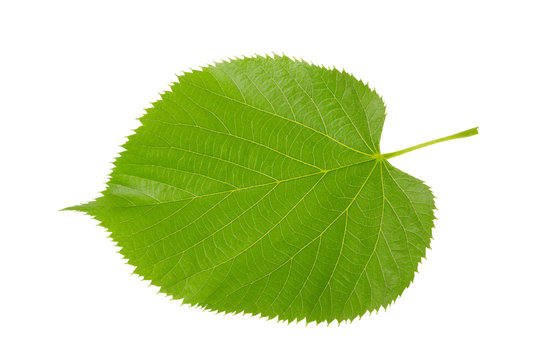
#> input picture images/linden/360_F_87763805_A1AnNLMpZMJ61iMwEaYlircvfXb0irdj.jpg, 541 x 360 px; its folder holds only this picture in this run
$ python -i image_optimizer.py   (imports and definitions only)
#> lines starting #> are read from the running program, lines starting #| are printed output that depends on the picture; after the words box and inside, x2 and y2 are one past the last pixel; in counts of white or black regions, pixels touching at a corner belong together
import os
import cv2
import numpy as np


def generate_leaf_contour_image(input_path, output_path, target_size=(224, 224)):
    # 1. Kép beolvasása
#> called with output_path = 'out.png', target_size = (224, 224)
    img = cv2.imread(input_path)
#> img is the input picture: shape (360, 541, 3); mean B, G, R 171.4, 222, 205.6
    if img is None:
        print(f"Hiba: {input_path} nem tölthető be.")
        return False

    # 2. Szürkeárnyalatos + elmosás
    gray = cv2.cvtColor(img, cv2.COLOR_BGR2GRAY)
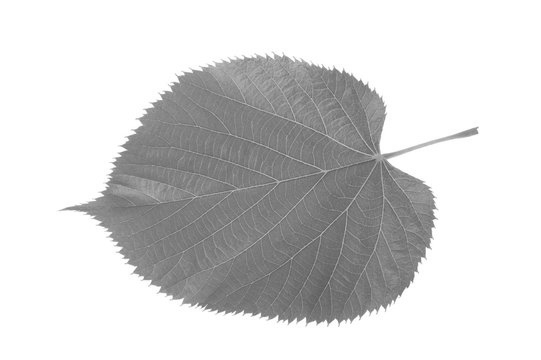
#> gray: shape (360, 541); min 81, max 255, mean 211.3
    blurred = cv2.GaussianBlur(gray, (5, 5), 0)

    # 3. Küszöbölés + kontúr keresés
    _, thresh = cv2.threshold(blurred, 60, 255, cv2.THRESH_BINARY_INV + cv2.THRESH_OTSU)
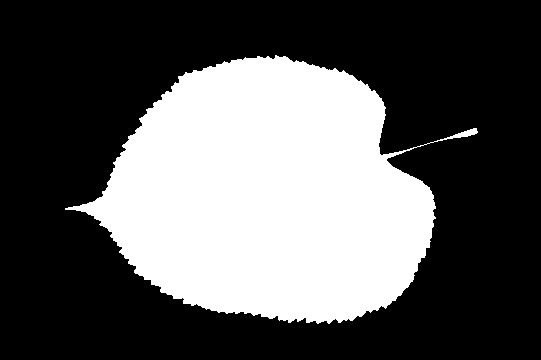
#> thresh: shape (360, 541); 34.7% white; 1 white region
    contours, _ = cv2.findContours(thresh, cv2.RETR_EXTERNAL, cv2.CHAIN_APPROX_SIMPLE)
#> contours = 1 contour; box (x1, y1, x2, y2) and area: (65, 55, 478, 324) 66882

    # 4. Kontúrok rajzolása fekete háttérre
    contour_img = np.zeros_like(gray)
    cv2.drawContours(contour_img, contours, -1, (255), thickness=2)
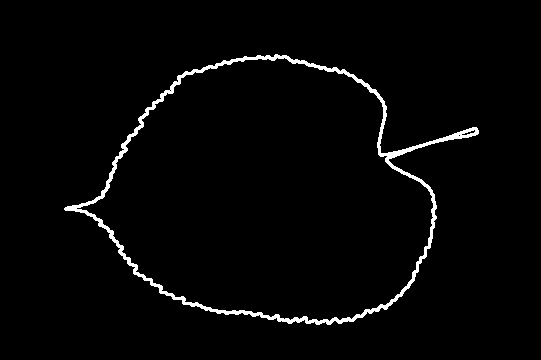
#> contour_img: shape (360, 541); 2.3% white; 1 white region, box (x1, y1, x2, y2) and area: (64, 54, 479, 325) 4485

    # 5. Átméretezés
    resized = cv2.resize(contour_img, target_size)
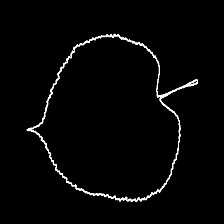
#> resized: shape (224, 224); min 0, max 255, mean 5.9

    # 6. Mentés
    cv2.imwrite(output_path, resized)
    return True


def generate_contour_dataset(input_root, output_root, target_size=(224, 224)):
    count_by_class = {}
    total = 0

    for root, dirs, files in os.walk(input_root):
        for file in files:
            if file.lower().endswith(('.jpg', '.jpeg', '.png')):
                input_path = os.path.join(root, file)

                # Kategória neve mappa alapján
                relative_path = os.path.relpath(root, input_root)
                output_dir = os.path.join(output_root, relative_path)
                os.makedirs(output_dir, exist_ok=True)

                output_path = os.path.join(output_dir, file)

                success = generate_leaf_contour_image(input_path, output_path, target_size)

                if success:
                    total += 1
                    count_by_class[relative_path] = count_by_class.get(relative_path, 0) + 1

    # Eredmények kiírása
    print(f"\nÖsszesen {total} képet dolgoztunk fel.")
    for cls, count in sorted(count_by_class.items()):
        print(f"  └── {cls}: {count} kép")


#   Elérési útvonalakat
# [5 lines not run here, left out]

>>> result = generate_leaf_contour_image('images/linden/360_F_87763805_A1AnNLMpZMJ61iMwEaYlircvfXb0irdj.jpg', 'out.png')
